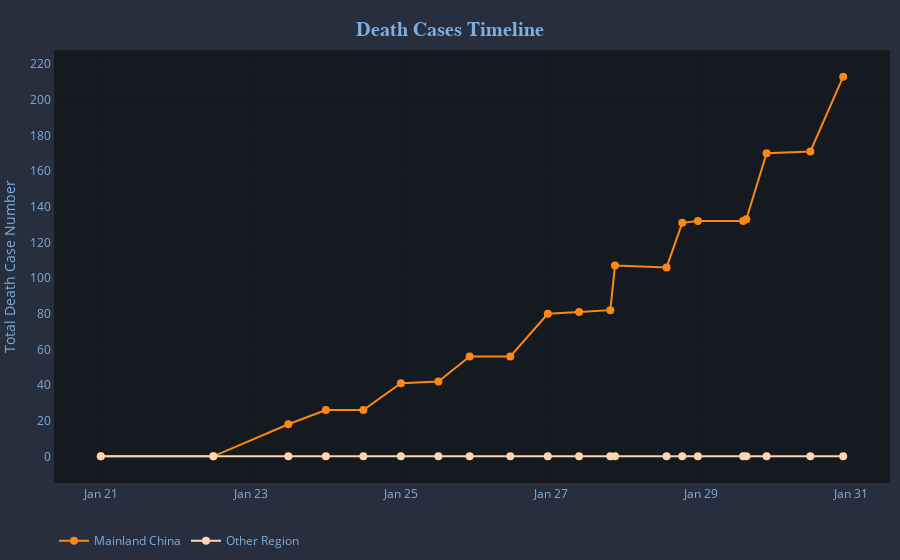

Source (notebook cell):
### Code cell
# Line plot for deaths cases
# Set up tick scale based on confirmed case number
tickList = list(np.arange(0, df_deaths['Mainland China'].max()+100, 20))

# Create empty figure canvas
fig_deaths = go.Figure()
# Add trace to the figure
fig_deaths.add_trace(go.Scatter(x=df_deaths['Date'], y=df_deaths['Mainland China'],
                         mode='lines+markers',
                         name='Mainland China',
                         line=dict(color='#fc8715', width=2),
                         marker=dict(size=8),
                         text=[datetime.strftime(d, '%b %d %Y %H:%M EST') for d in df_deaths['Date']],
                         hovertemplate='<b>%{text}</b><br></br>'+
                                       'Mainland China death<br>'+
                                       '%{y} cases<br>'+
                                       '<extra></extra>'))
fig_deaths.add_trace(go.Scatter(x=df_deaths['Date'], y=df_deaths['Other locations'],
                         mode='lines+markers',
                         name='Other Region',
                         line=dict(color='#fed5ad', width=2),
                         marker=dict(size=8),
                         text=[datetime.strftime(d, '%b %d %Y %H:%M EST') for d in df_deaths['Date']],
                         hovertemplate='<b>%{text}</b><br></br>'+
                                       'Other region death<br>'+
                                       '%{y} cases<br>'+
                                       '<extra></extra>'))
# Customise layout
fig_deaths.update_layout(
    title=dict(
        text="<b>Death Cases Timeline<b>",
        y=0.96, x=0.5, xanchor='center', yanchor='top',
        font=dict(size=20, color="#7fafdf", family="Playfair Display")
    ),
    margin=go.layout.Margin(
        l=5,
        r=10,
        b=10,
        t=50,
        pad=0
    ),
    yaxis=dict(
        showline=True, linecolor='#272e3e',
        zeroline=False,
        gridcolor='#272e3e',
        gridwidth = .1,
        tickmode='array',
        # Set tick range based on the maximum number
        tickvals=tickList,
        # Set tick label accordingly
        ticktext=['{:.0f}'.format(i) for i in tickList]
    ),
    yaxis_title="Total Death Case Number",
    xaxis=dict(
        showline=True, linecolor='#272e3e',
        gridcolor='#272e3e',
        gridwidth = .1,
        zeroline=False
    ),
    xaxis_tickformat='%b %d',
    hovermode = 'x',
    legend_orientation="h",
    plot_bgcolor='#151920',
    paper_bgcolor='#272e3e',
    font=dict(color='#7fafdf')
)

fig_deaths.show()

### Figure 1 — Plotly figure (JSON) as saved in the notebook; plotly's stock layout.template omitted (floating-point values rounded to 4 significant figures)
{"data": [{"hovertemplate": "<b>%{text}</b><br></br>Mainland China death<br>%{y} cases<br><extra></extra>", "line": {"color": "#fc8715", "width": 2}, "marker": {"size": 8}, "mode": "lines+markers", "name": "Mainland China", "text": ["Jan 30 2020 21:30 EST", "Jan 30 2020 11:00 EST", "Jan 29 2020 21:00 EST", "Jan 29 2020 14:30 EST", "Jan 29 2020 13:30 EST", "Jan 28 2020 23:00 EST", "Jan 28 2020 18:00 EST", "Jan 28 2020 13:00 EST", "Jan 27 2020 20:30 EST", "Jan 27 2020 19:00 EST", "Jan 27 2020 09:00 EST", "Jan 26 2020 23:00 EST", "Jan 26 2020 11:00 EST", "Jan 25 2020 22:00 EST", "Jan 25 2020 12:00 EST", "Jan 25 2020 00:00 EST", "Jan 24 2020 12:00 EST", "Jan 24 2020 00:00 EST", "Jan 23 2020 12:00 EST", "Jan 22 2020 12:00 EST", "Jan 21 2020 00:00 EST"], "type": "scatter", "x": ["2020-01-30T21:30:00", "2020-01-30T11:00:00", "2020-01-29T21:00:00", "2020-01-29T14:30:00", "2020-01-29T13:30:00", "2020-01-28T23:00:00", "2020-01-28T18:00:00", "2020-01-28T13:00:00", "2020-01-27T20:30:00", "2020-01-27T19:00:00", "2020-01-27T09:00:00", "2020-01-26T23:00:00", "2020-01-26T11:00:00", "2020-01-25T22:00:00", "2020-01-25T12:00:00", "2020-01-25T00:00:00", "2020-01-24T12:00:00", "2020-01-24T00:00:00", "2020-01-23T12:00:00", "2020-01-22T12:00:00", "2020-01-21T00:00:00"], "y": [213, 171, 170, 133, 132, 132, 131, 106, 107, 82, 81, 80, 56, 56, 42, 41, 26, 26, 18, 0, 0]}, {"hovertemplate": "<b>%{text}</b><br></br>Other region death<br>%{y} cases<br><extra></extra>", "line": {"color": "#fed5ad", "width": 2}, "marker": {"size": 8}, "mode": "lines+markers", "name": "Other Region", "text": ["Jan 30 2020 21:30 EST", "Jan 30 2020 11:00 EST", "Jan 29 2020 21:00 EST", "Jan 29 2020 14:30 EST", "Jan 29 2020 13:30 EST", "Jan 28 2020 23:00 EST", "Jan 28 2020 18:00 EST", "Jan 28 2020 13:00 EST", "Jan 27 2020 20:30 EST", "Jan 27 2020 19:00 EST", "Jan 27 2020 09:00 EST", "Jan 26 2020 23:00 EST", "Jan 26 2020 11:00 EST", "Jan 25 2020 22:00 EST", "Jan 25 2020 12:00 EST", "Jan 25 2020 00:00 EST", "Jan 24 2020 12:00 EST", "Jan 24 2020 00:00 EST", "Jan 23 2020 12:00 EST", "Jan 22 2020 12:00 EST", "Jan 21 2020 00:00 EST"], "type": "scatter", "x": ["2020-01-30T21:30:00", "2020-01-30T11:00:00", "2020-01-29T21:00:00", "2020-01-29T14:30:00", "2020-01-29T13:30:00", "2020-01-28T23:00:00", "2020-01-28T18:00:00", "2020-01-28T13:00:00", "2020-01-27T20:30:00", "2020-01-27T19:00:00", "2020-01-27T09:00:00", "2020-01-26T23:00:00", "2020-01-26T11:00:00", "2020-01-25T22:00:00", "2020-01-25T12:00:00", "2020-01-25T00:00:00", "2020-01-24T12:00:00", "2020-01-24T00:00:00", "2020-01-23T12:00:00", "2020-01-22T12:00:00", "2020-01-21T00:00:00"], "y": [0, 0, 0, 0, 0, 0, 0, 0, 0, 0, 0, 0, 0, 0, 0, 0, 0, 0, 0, 0, 0]}], "layout": {"font": {"color": "#7fafdf"}, "hovermode": "x", "legend": {"orientation": "h"}, "margin": {"b": 10, "l": 5, "pad": 0, "r": 10, "t": 50}, "paper_bgcolor": "#272e3e", "plot_bgcolor": "#151920", "title": {"font": {"color": "#7fafdf", "family": "Playfair Display", "size": 20}, "text": "<b>Death Cases Timeline<b>", "x": 0.5, "xanchor": "center", "y": 0.96, "yanchor": "top"}, "xaxis": {"gridcolor": "#272e3e", "gridwidth": 0.1, "linecolor": "#272e3e", "showline": true, "tickformat": "%b %d", "zeroline": false}, "yaxis": {"gridcolor": "#272e3e", "gridwidth": 0.1, "linecolor": "#272e3e", "showline": true, "tickmode": "array", "ticktext": ["0", "20", "40", "60", "80", "100", "120", "140", "160", "180", "200", "220", "240", "260", "280", "300"], "tickvals": [0, 20, 40, 60, 80, 100, 120, 140, 160, 180, 200, 220, 240, 260, 280, 300], "title": {"text": "Total Death Case Number"}, "zeroline": false}}}
